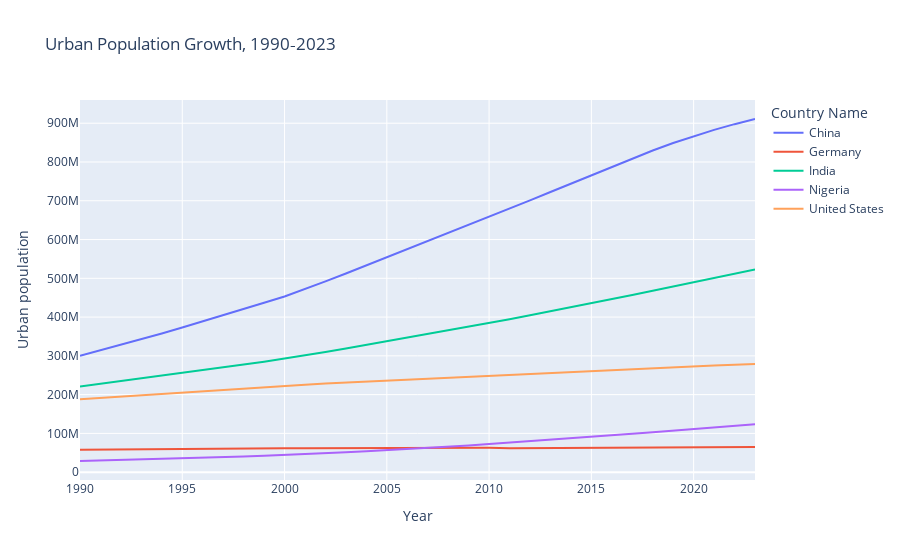

The cell this chart's notebook holds for it:
### Markdown cell above
## 4  Visualization Drafts <a id="Visualizations"></a>  
Below are six visual components. The first four are close to finished;  
V5–V6 are rough prototypes or code‑skeletons that we will refine after peer feedback.

### Code cell
#1e en 2e vis misschien bij elkaar toevoegen
focus_countries = ['China', 'India', 'United States', 'Germany', 'Nigeria']
fig1 = px.line(urban_long[urban_long['Country Name'].isin(focus_countries)],
               x='Year', y='Urban_Pop', color='Country Name',
               title='Urban Population Growth, 1990‑2023')
fig1.update_yaxes(title='Urban population')
fig1.show()

### Figure 1 — Plotly figure (JSON) as saved in the notebook; plotly's stock layout.template omitted (floating-point values rounded to 4 significant figures)
{"data": [{"hovertemplate": "Country Name=China<br>Year=%{x}<br>Urban_Pop=%{y}<extra></extra>", "legendgroup": "China", "line": {"color": "#636efa", "dash": "solid"}, "marker": {"symbol": "circle"}, "mode": "lines", "name": "China", "orientation": "v", "showlegend": true, "type": "scatter", "x": [1990, 1991, 1992, 1993, 1994, 1995, 1996, 1997, 1998, 1999, 2000, 2001, 2002, 2003, 2004, 2005, 2006, 2007, 2008, 2009, 2010, 2011, 2012, 2013, 2014, 2015, 2016, 2017, 2018, 2019, 2020, 2021, 2022, 2023], "xaxis": "x", "y": [300165618, 314301034, 328521540, 342961393, 357836540, 373035157, 388593258, 404485562, 420606126, 436766058, 452999147, 471767321, 491993700, 512473984, 533257098, 554367818, 575118254, 595670841, 616481190, 637407288, 658498663, 679390629, 700996454, 722694421, 744357517, 765822300, 787376534, 809246214, 829760595, 848982855, 866810508, 882894483, 897578430, 910895447], "yaxis": "y"}, {"hovertemplate": "Country Name=Germany<br>Year=%{x}<br>Urban_Pop=%{y}<extra></extra>", "legendgroup": "Germany", "line": {"color": "#EF553B", "dash": "solid"}, "marker": {"symbol": "circle"}, "mode": "lines", "name": "Germany", "orientation": "v", "showlegend": true, "type": "scatter", "x": [1990, 1991, 1992, 1993, 1994, 1995, 1996, 1997, 1998, 1999, 2000, 2001, 2002, 2003, 2004, 2005, 2006, 2007, 2008, 2009, 2010, 2011, 2012, 2013, 2014, 2015, 2016, 2017, 2018, 2019, 2020, 2021, 2022, 2023], "xaxis": "x", "y": [58079842, 58625381, 59146205, 59647492, 60028206, 60378049, 60725922, 60986289, 61167004, 61376500, 61629857, 61902439, 62174878, 62376854, 62529997, 62660267, 62753557, 62833410, 62875807, 62877220, 62940432, 61940177, 62064608, 62242278, 62510392, 63062064, 63592936, 63861626, 64096118, 64294010, 64410589, 64513567, 65067459, 64762692], "yaxis": "y"}, {"hovertemplate": "Country Name=India<br>Year=%{x}<br>Urban_Pop=%{y}<extra></extra>", "legendgroup": "India", "line": {"color": "#00cc96", "dash": "solid"}, "marker": {"symbol": "circle"}, "mode": "lines", "name": "India", "orientation": "v", "showlegend": true, "type": "scatter", "x": [1990, 1991, 1992, 1993, 1994, 1995, 1996, 1997, 1998, 1999, 2000, 2001, 2002, 2003, 2004, 2005, 2006, 2007, 2008, 2009, 2010, 2011, 2012, 2013, 2014, 2015, 2016, 2017, 2018, 2019, 2020, 2021, 2022, 2023], "xaxis": "x", "y": [220974453, 227858857, 234624365, 241512027, 248457823, 255507299, 262720372, 270045873, 277484368, 285024135, 292695483, 300927724, 310006251, 319092955, 328335627, 337569623, 346808559, 356083571, 365350799, 374851256, 384608848, 394460717, 404495892, 414704318, 424967846, 435286590, 445947596, 456844886, 467796479, 478826529, 489878256, 500529185, 511327815, 522939628], "yaxis": "y"}, {"hovertemplate": "Country Name=Nigeria<br>Year=%{x}<br>Urban_Pop=%{y}<extra></extra>", "legendgroup": "Nigeria", "line": {"color": "#ab63fa", "dash": "solid"}, "marker": {"symbol": "circle"}, "mode": "lines", "name": "Nigeria", "orientation": "v", "showlegend": true, "type": "scatter", "x": [1990, 1991, 1992, 1993, 1994, 1995, 1996, 1997, 1998, 1999, 2000, 2001, 2002, 2003, 2004, 2005, 2006, 2007, 2008, 2009, 2010, 2011, 2012, 2013, 2014, 2015, 2016, 2017, 2018, 2019, 2020, 2021, 2022, 2023], "xaxis": "x", "y": [28825491, 30091556, 31404895, 32779164, 34205907, 35689397, 37226251, 38817466, 40475675, 42210153, 44031661, 46320689, 48727954, 51253420, 53900718, 56664041, 59545960, 62562163, 65720273, 69013626, 72456327, 76034272, 79723735, 83496382, 87338089, 91213613, 95147856, 99164065, 103174367, 107166569, 111188136, 115265457, 119432591, 123701699], "yaxis": "y"}, {"hovertemplate": "Country Name=United States<br>Year=%{x}<br>Urban_Pop=%{y}<extra></extra>", "legendgroup": "United States", "line": {"color": "#FFA15A", "dash": "solid"}, "marker": {"symbol": "circle"}, "mode": "lines", "name": "United States", "orientation": "v", "showlegend": true, "type": "scatter", "x": [1990, 1991, 1992, 1993, 1994, 1995, 1996, 1997, 1998, 1999, 2000, 2001, 2002, 2003, 2004, 2005, 2006, 2007, 2008, 2009, 2010, 2011, 2012, 2013, 2014, 2015, 2016, 2017, 2018, 2019, 2020, 2021, 2022, 2023], "xaxis": "x", "y": [187966119, 191509147, 195199459, 198806845, 202278113, 205718394, 209146726, 212694273, 216206090, 219721677, 223069137, 225792302, 228400290, 230876596, 233532722, 236200507, 238999326, 241795278, 244607104, 247276259, 249849720, 252208133, 254614421, 256953576, 259430732, 261950744, 264473000, 266788716, 268844029, 270737596, 274053424, 275178949, 276895219, 278977409], "yaxis": "y"}], "layout": {"legend": {"title": {"text": "Country Name"}, "tracegroupgap": 0}, "title": {"text": "Urban Population Growth, 1990‑2023"}, "xaxis": {"anchor": "y", "domain": [0, 1], "title": {"text": "Year"}}, "yaxis": {"anchor": "x", "domain": [0, 1], "title": {"text": "Urban population"}}}}
